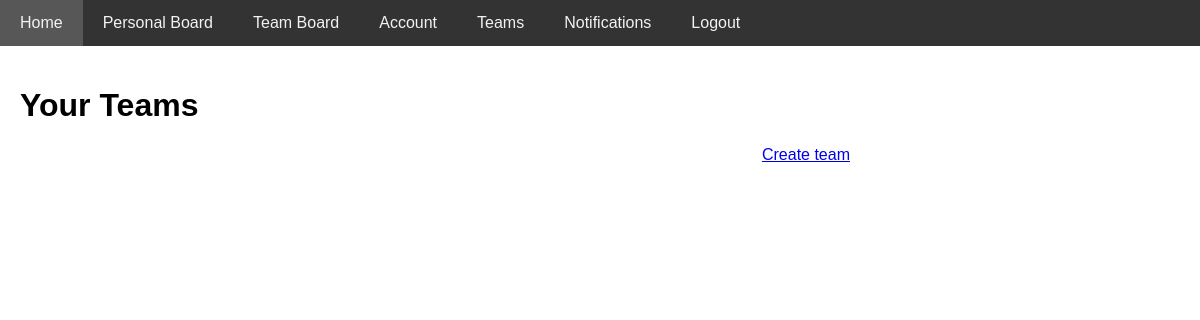
The app's page /teams/ (signed in), older data.
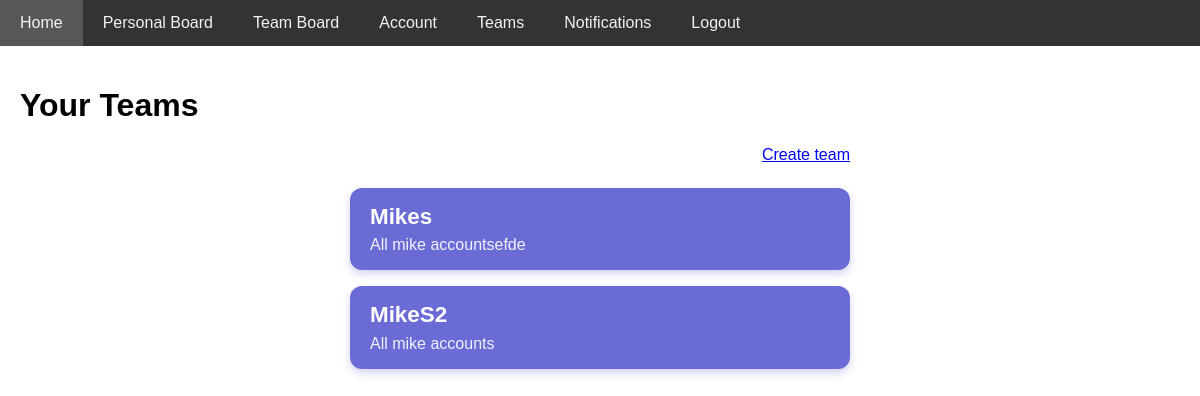
The same page, newer data.
### TodoManagerApp/models.py (models this page shows)
class Team(models.Model):
    team_name = models.CharField(max_length=200)
    team_discription = models.CharField(max_length=200)
    roll= models.CharField(max_length=100)

### TodoManagerApp/views.py (the view)
# urls.py: path("teams/", views.teams , name = "teams"),
def teams(request):
    user_team_ids = UserTeams.objects.filter(user=request.user).values_list('team_id', flat=True)
    teams = Team.objects.filter(id__in=user_team_ids)
    return render(request, "teams.html",{"teams":teams})

### TodoManagerApp/templates/teams.html (shortened to what this page needs)
{% extends 'base.html' %}
{% block content %}
<h1>Your Teams</h1>
<div class="addTeam">
    <a href="/createteam">Create team </a>
</div>
<div class="team-list">
  {% for team in teams %}
  <a href="/editteam/{{ team.id }}" class="team-link">
    <div class="team-name">{{ team.team_name }}</div>
    <div class="team-description">{{ team.team_discription }}</div>
  </a>
  {% endfor %}
</div>
{% endblock %}

Row changes from the older to the newer data that the page shows:
added Team: team_name "Mikes", team_discription "All mike accountsefde"
added Team: team_name "MikeS2", team_discription "All mike accounts"
